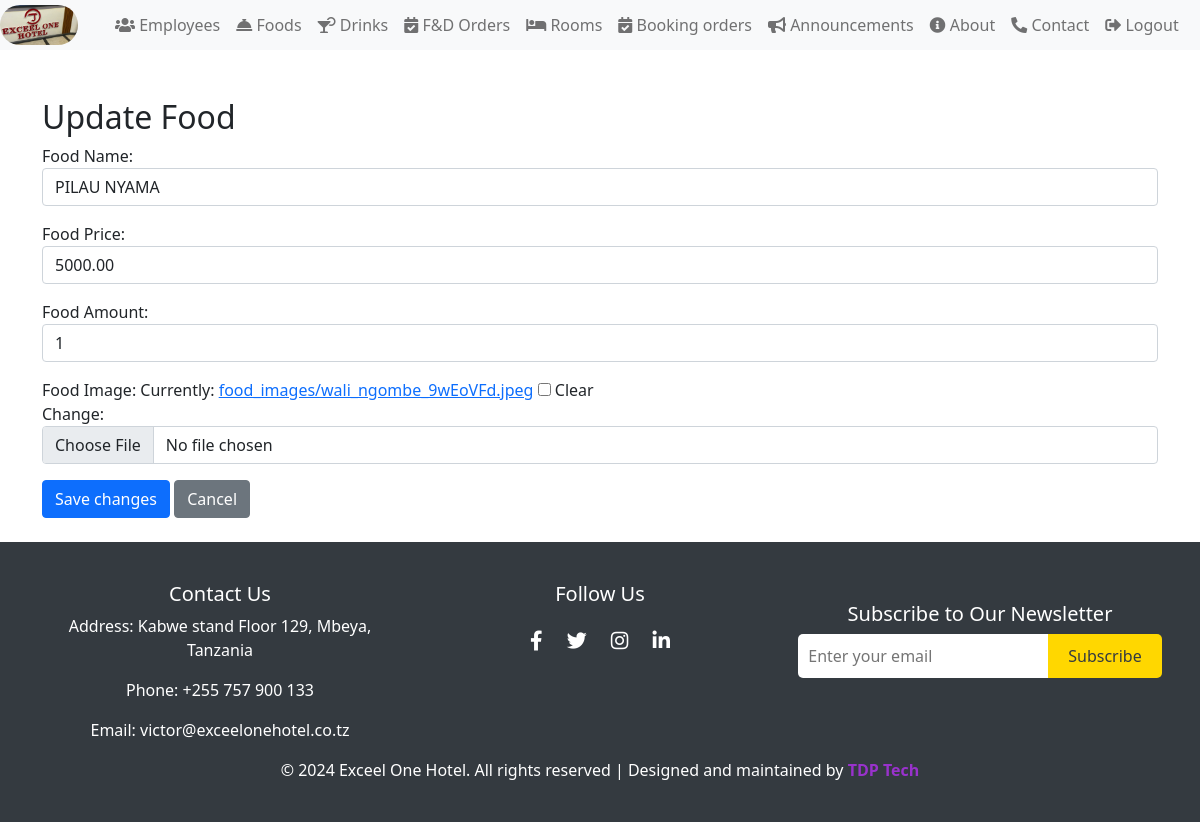
Screenshot of /Food/food/update/1/ (signed in) with the database file from the repository.
### FoodDrinksApp/models.py (models this page shows, shortened)
class Food(models.Model):
    food_name = models.CharField(max_length=100)
    food_price = models.DecimalField(max_digits=12, decimal_places=2)
    food_amount = models.PositiveIntegerField()
    food_image = models.ImageField(upload_to='food_images/', blank=True, null=True)

### FoodDrinksApp/views.py (the view)
# urls.py: path('food/update/<int:pk>/', views.food_update, name='food_update'),
@login_required
def food_update(request, pk):
    food = get_object_or_404(Food, pk=pk)
    if request.method == 'POST':
        form = FoodForm(request.POST, request.FILES, instance=food)
        if form.is_valid():
            form.save()
            return redirect('food_list')
    else:
        form = FoodForm(instance=food)
    return render(request, 'food_update.html', {'form': form})

### FoodDrinksApp/forms.py
class FoodForm(forms.ModelForm):
    class Meta:
        model = Food
        fields = ['food_name', 'food_price', 'food_amount', 'food_image']
        widgets = {
            'food_name': forms.TextInput(attrs={'class': 'form-control', 'placeholder': 'Enter food name'}),
            'food_price': forms.NumberInput(attrs={'class': 'form-control', 'placeholder': 'Enter food price'}),
            'food_amount': forms.NumberInput(attrs={'class': 'form-control', 'placeholder': 'Enter amount of food plates'}),
            'food_image': forms.ClearableFileInput(attrs={'class': 'form-control'}),
        }
        labels = {
            'food_name': 'Food Name',
            'food_price': 'Food Price',
            'food_amount': 'Food Amount',
            'food_image': 'Food Image',
        }

### FoodDrinksApp/templates/food_update.html (shortened to what this page needs)
{% extends 'base.html' %}
{% block content %}
{% with user.userprofile.role as role %}
{% if role.name == 'Admin' %}
<h2>Update Food</h2>
<form method="post" enctype="multipart/form-data">
    <div class="form-group">
        {{ form.as_p }}
    </div>
    <button type="submit" class="btn btn-primary">Save changes</button>
    <a href="{% url 'food_list' %}" class="btn btn-secondary">Cancel</a>
</form>
{% else %}
<div class="container d-flex justify-content-center align-items-center">
    <p class="alert alert-info col-md-3 text-center text-danger col-md-4">
        <i class="fas fa-exclamation-triangle"></i> Don't have permission to update food item.
    </p>
</div>
{% endif %}
{% endwith %}
{% endblock %}

### templates/base.html (style rules this page uses)
* { box-sizing: border-box; }

### rows the page displays
Food: food_name "PILAU NYAMA", food_price "5000.00", food_amount "1"
